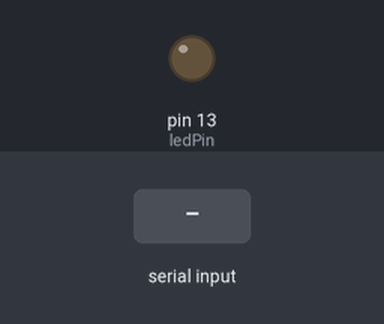
Bench run of a sketch on a simulated Arduino Uno, built with avr-gcc and run on an emulated ATmega328P. On the bench: output pins drawn as LEDs (lit = HIGH). The test bench sets the inputs (shaded band). What the sketch prints to the serial monitor is not drawn.

Above: at 1.2 s.
1.3 s: "1\n" received over the second serial link
At 2.0 s:
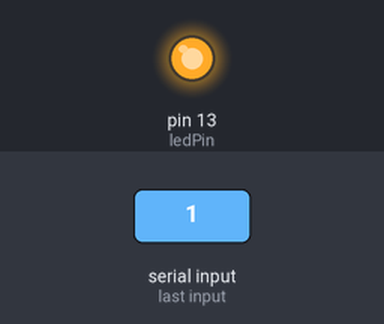
Timing chart, 0 to 4.3 s (numbered marks = the images above; inputs shaded):
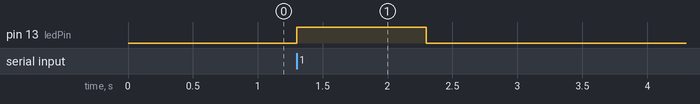

The sketch:

hc05.ino
```cpp
#include <SoftwareSerial.h>

SoftwareSerial bt(5, 4); // RX, TX
const int ledPin = 13;   // LED接続ピン

String recv = "";

void setup() {
  Serial.begin(9600);  // PC用（デバッグ）
  bt.begin(9600);      // HC-05用
  pinMode(ledPin, OUTPUT);
  digitalWrite(ledPin, LOW);

  Serial.println("Ready");
}

void loop() {
  while (bt.available()) {
    char c = bt.read();

    if (c == '\n') {
      recv.trim();
      if (recv.length() > 0) {
        Serial.print("受信: ");
        Serial.println(recv);

        // 受信したらLED点灯
        digitalWrite(ledPin, HIGH);
        delay(1000); // 1秒点灯
        digitalWrite(ledPin, LOW);

        // 返送（必要なら）
        bt.print(recv);
        bt.print("\n");
      }
      recv = "";
    } else {
      recv += c;
    }
  }
}
```

Measured:
- after the input at 1.3 s, pin 13 (ledPin): LOW → HIGH at once, → LOW 1.0 s later
